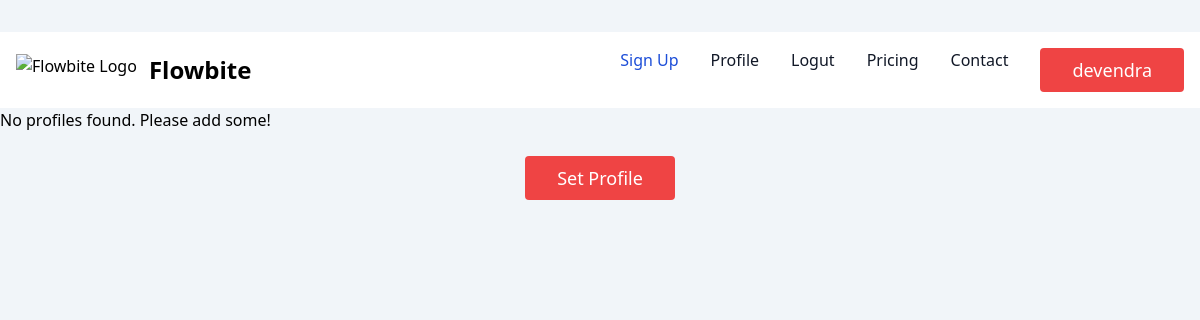
The page /profile/ (signed in) on the database as committed earlier.
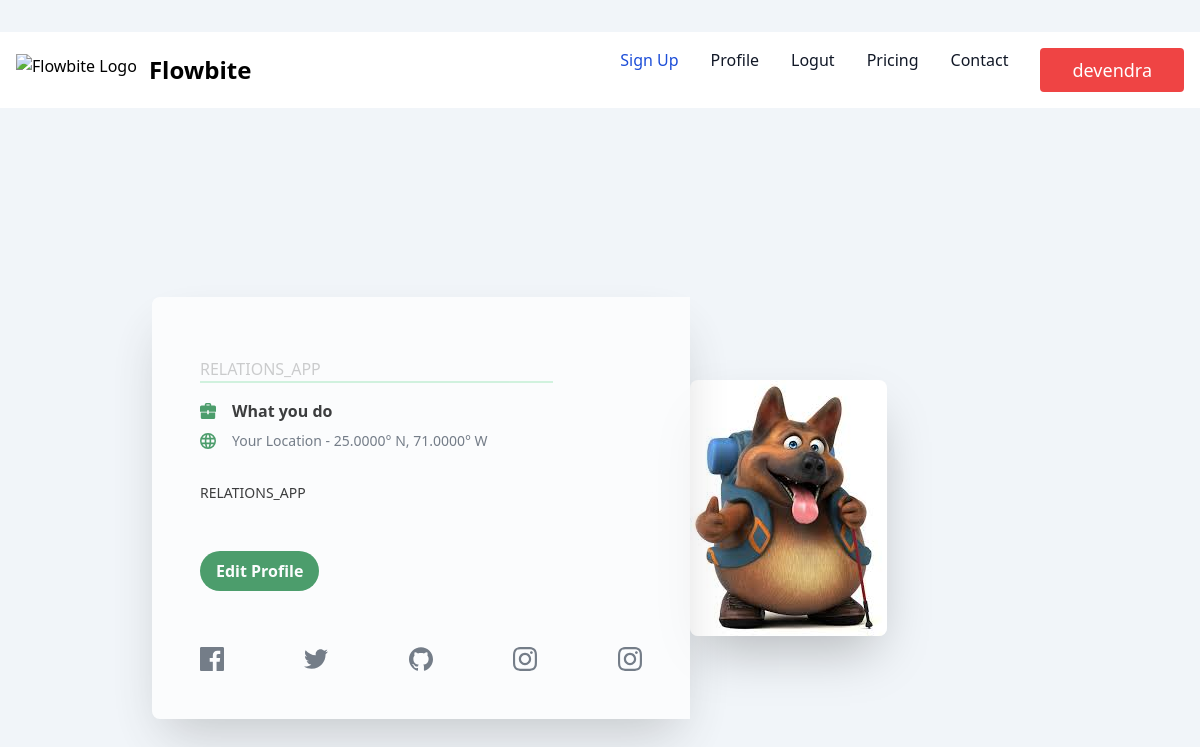
The same page on the database as committed later.
### RELATIONS_APP/models.py (models this page shows)
class Profile(models.Model):
    user = models.OneToOneField(User, on_delete= models.CASCADE)
    profile_img =  models.ImageField(default = 'media/default.jpg', upload_to = 'pics', null = True, blank = True)
    name = models.CharField(default = 'Hey , (Default)', max_length=200, null=True)
    title = models.CharField(default = 'This is the default, title change it in profile.', max_length=200, null=True)
    desc_text = 'Hey, there this is a default text description about you that you can change on after clicking on "Edit" or going to your profile page.'
    desc = models.CharField(default = desc_text, max_length=200, null=True)
    links="Profile Link"
    instagram=models.URLField(null=True , default=links)
    github=models.URLField(null=True , default=links)
    linkedin=models.URLField(null=True , default=links)
    def __str__(self):
        return f'{self.user.username} Profile'

### RELATIONS_APP/views.py (the view)
# urls.py: path('profile/', profile, name='profile'),
def profile(request):
    if request.user.is_authenticated:
        data=Profile.objects.filter(user=request.user)
        print(data,"--------------------------------")
        context = {'data':data}
        return render(request, 'profile.html', context)
    else:
        return redirect('sign_up')

### RELATIONS_APP/templates/profile.html (shortened to what this page needs)
{% extends 'index.html' %}
{% load static %}
{% block content %}
{% if data %}
{% for profile in data %}
<div class="max-w-4xl flex items-center h-auto lg:h-screen flex-wrap mx-auto my-32 lg:my-0">
    <div id="profile"
    class="w-full lg:w-3/5 rounded-lg lg:rounded-l-lg lg:rounded-r-none shadow-2xl bg-white opacity-75 mx-6 lg:mx-0">
    <div class="p-4 md:p-12 text-center lg:text-left">
            <div class="mx-auto lg:mx-0 w-4/5 pt-3 border-b-2 border-green-500 opacity-25">{{ profile.name }}</div>
            <p class="pt-4 text-base font-bold flex items-center justify-center lg:justify-start">
                <svg class="h-4 fill-current text-green-700 pr-4" xmlns="http://www.w3.org/2000/svg"
                viewBox="0 0 20 20">
                    <path
                    d="M9 12H1v6a2 2 0 0 0 2 2h14a2 2 0 0 0 2-2v-6h-8v2H9v-2zm0-1H0V5c0-1.1.9-2 2-2h4V2a2 2 0 0 1 2-2h4a2 2 0 0 1 2 2v1h4a2 2 0 0 1 2 2v6h-9V9H9v2zm3-8V2H8v1h4z" />
                </svg> What you do
                </p>
                <p class="pt-2 text-gray-600 text-xs lg:text-sm flex items-center justify-center lg:justify-start">
                 Your Location - 25.0000° N, 71.0000° W
            </p>
            <p class="pt-8 text-sm">{{ profile.desc }}</p>
            <div class="pt-12 pb-8">
                <a href="{% url 'edit_profile' profile.id %}">
                    <button class="bg-green-700 hover:bg-green-900 text-white font-bold py-2 px-4 rounded-full">
                        Edit Profile
                    </button>
                </a>
            </div>
            <div class="mt-6 pb-16 lg:pb-0 w-4/5 lg:w-full mx-auto flex flex-wrap items-center justify-between">
                <a class="link" href="#" data-tippy-content="@facebook_handle">
                </a>
                <a class="link" href="#" data-tippy-content="@twitter_handle">
                </a>
                <a class="link" href="#" data-tippy-content="@github_handle">
                </a>
                <a class="link" href="#" data-tippy-content="@instagram_handle">
                </a>
                <a class="link" href="#" data-tippy-content="@instagram_handle">
                </a>
            </div>
        </div>
    </div>
    <div class="w-full lg:w-2/5">
        <img src="{{profile.profile_img.url}}" class="rounded-none lg:rounded-lg shadow-2xl hidden lg:block">
    </div>
</div>
{% endfor %}
{% else %}
<div>
    No profiles found. Please add some!
    <br>
    <br>
    <center>
      <a href="{% url 'set_profile' %}"><button name="login" class="text-white bg-red-500 border-0 py-2 px-8 focus:outline-none hover:bg-red-600 rounded text-lg">Set Profile</button></a>
    </center>
</div>
{% endif %}
{% endblock content %}

### templates/index.html (shortened to what this page needs)
{% load static tailwind_tags %}
<!DOCTYPE html>
<html lang="en">
<head>
    {% tailwind_css %}
</head>
<body class="bg-slate-100 py-8">
<nav class="bg-white border-gray-200 dark:bg-gray-900">
    <div class="max-w-screen-xl flex flex-wrap items-center justify-between mx-auto p-4">
      <a href="https://flowbite.com/" class="flex items-center space-x-3 rtl:space-x-reverse">
          <img src="https://flowbite.com/docs/images/logo.svg" class="h-8" alt="Flowbite Logo" />
          <span class="self-center text-2xl font-semibold whitespace-nowrap dark:text-white">Flowbite</span>
      </a>
      <div class="hidden w-full md:block md:w-auto" id="navbar-default">
        <ul class="font-medium flex flex-col p-4 md:p-0 mt-4 border border-gray-100 rounded-lg bg-gray-50 md:flex-row md:space-x-8 rtl:space-x-reverse md:mt-0 md:border-0 md:bg-white dark:bg-gray-800 md:dark:bg-gray-900 dark:border-gray-700">
          <li>
            <a href="{% url 'sign_up' %}" class="block py-2 px-3 text-white bg-blue-700 rounded md:bg-transparent md:text-blue-700 md:p-0 dark:text-white md:dark:text-blue-500" aria-current="page">Sign Up</a>
          </li>
          <li>
            <a href="{% url 'profile' %}" class="block py-2 px-3 text-gray-900 rounded hover:bg-gray-100 md:hover:bg-transparent md:border-0 md:hover:text-blue-700 md:p-0 dark:text-white md:dark:hover:text-blue-500 dark:hover:bg-gray-700 dark:hover:text-white md:dark:hover:bg-transparent">Profile</a>
          </li>
          <li>
            <a href="{% url 'user_logout' %}" class="block py-2 px-3 text-gray-900 rounded hover:bg-gray-100 md:hover:bg-transparent md:border-0 md:hover:text-blue-700 md:p-0 dark:text-white md:dark:hover:text-blue-500 dark:hover:bg-gray-700 dark:hover:text-white md:dark:hover:bg-transparent">Logut</a>
          </li>
          <li>
            <a href="#" class="block py-2 px-3 text-gray-900 rounded hover:bg-gray-100 md:hover:bg-transparent md:border-0 md:hover:text-blue-700 md:p-0 dark:text-white md:dark:hover:text-blue-500 dark:hover:bg-gray-700 dark:hover:text-white md:dark:hover:bg-transparent">Pricing</a>
          </li>
          <li>
            <a href="#" class="block py-2 px-3 text-gray-900 rounded hover:bg-gray-100 md:hover:bg-transparent md:border-0 md:hover:text-blue-700 md:p-0 dark:text-white md:dark:hover:text-blue-500 dark:hover:bg-gray-700 dark:hover:text-white md:dark:hover:bg-transparent">Contact</a>
          </li>
          {% if request.user.is_authenticated %}
          <li>
            <button class="text-white bg-red-500 border-0 py-2 px-8 focus:outline-none hover:bg-red-600 rounded text-lg">{{request.user}}</button>
          </li>
          {% endif %}
        </ul>
      </div>
    </div>
  </nav>
    {% block content %}
    {% endblock content %}
</body>
</html>

Rows that differ between the two databases and show on the page:
added Profile: name "RELATIONS_APP", desc "RELATIONS_APP", profile_img (picture)
Other text that changed with them:
text no longer shown: "No profiles found. Please add some! Set Profile"
